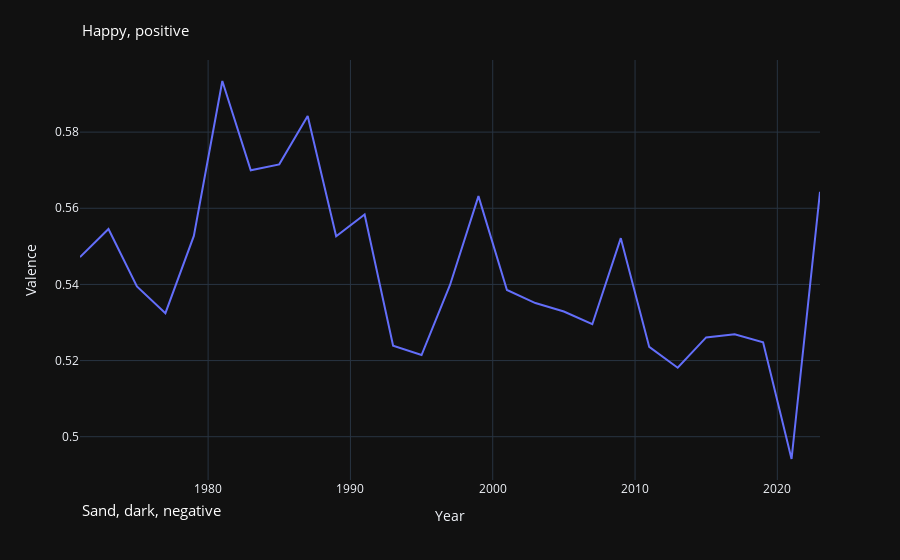

This figure's notebook cell:
### Markdown cell above
# release date valence for metal music

### Code cell
combinedDf["release_year"]=combinedDf["release_date"].apply(lambda e:e.split("-")[0])


tmp=combinedDf.loc[(combinedDf["artist_genre"]=="metal")&(combinedDf["release_year"]>="1970")]
tmp["release_year"].dropna()
df=tmp.set_index(pd.to_datetime(tmp['release_year'])).resample("2Y")["valence"].mean()
fig=px.line(df,y="valence")

fig.layout["xaxis"]["title"]="Year"
fig.layout["yaxis"]["title"]="Valence"
fig.add_annotation(dict(font=dict(color='white',size=15),
                                        x=0,
                                        y=-0.1,
                                        showarrow=False,
                                        text="Sand, dark, negative",
                                        textangle=0,
                                        xanchor='left',
                                        xref="paper",
                                        yref="paper"))
fig.add_annotation(dict(font=dict(color='white',size=15),
                                        x=0,
                                        y=1.1,
                                        showarrow=False,
                                        text="Happy, positive",
                                        textangle=0,
                                        xanchor='left',
                                        xref="paper",
                                        yref="paper"))
fig.show()

### Figure 1 — Plotly figure (JSON) as saved in the notebook; plotly's stock layout.template omitted (floating-point values rounded to 4 significant figures)
{"data": [{"hovertemplate": "release_year=%{x}<br>valence=%{y}<extra></extra>", "legendgroup": "", "line": {"color": "#636efa", "dash": "solid"}, "marker": {"symbol": "circle"}, "mode": "lines", "name": "", "orientation": "v", "showlegend": false, "x": ["1970-12-31T00:00:00", "1972-12-31T00:00:00", "1974-12-31T00:00:00", "1976-12-31T00:00:00", "1978-12-31T00:00:00", "1980-12-31T00:00:00", "1982-12-31T00:00:00", "1984-12-31T00:00:00", "1986-12-31T00:00:00", "1988-12-31T00:00:00", "1990-12-31T00:00:00", "1992-12-31T00:00:00", "1994-12-31T00:00:00", "1996-12-31T00:00:00", "1998-12-31T00:00:00", "2000-12-31T00:00:00", "2002-12-31T00:00:00", "2004-12-31T00:00:00", "2006-12-31T00:00:00", "2008-12-31T00:00:00", "2010-12-31T00:00:00", "2012-12-31T00:00:00", "2014-12-31T00:00:00", "2016-12-31T00:00:00", "2018-12-31T00:00:00", "2020-12-31T00:00:00", "2022-12-31T00:00:00"], "xaxis": "x", "y": [0.5472, 0.5545, 0.5395, 0.5324, 0.5527, 0.5934, 0.57, 0.5715, 0.5843, 0.5526, 0.5584, 0.5239, 0.5215, 0.5398, 0.5632, 0.5385, 0.5351, 0.5329, 0.5296, 0.5521, 0.5236, 0.5181, 0.5261, 0.5269, 0.5248, 0.4941, 0.5643], "yaxis": "y", "type": "scatter"}], "layout": {"xaxis": {"anchor": "y", "domain": [0.0, 1.0], "title": {"text": "Year"}}, "yaxis": {"anchor": "x", "domain": [0.0, 1.0], "title": {"text": "Valence"}}, "legend": {"tracegroupgap": 0}, "margin": {"t": 60}, "annotations": [{"font": {"color": "white", "size": 15}, "showarrow": false, "text": "Sand, dark, negative", "textangle": 0, "x": 0, "xanchor": "left", "xref": "paper", "y": -0.1, "yref": "paper"}, {"font": {"color": "white", "size": 15}, "showarrow": false, "text": "Happy, positive", "textangle": 0, "x": 0, "xanchor": "left", "xref": "paper", "y": 1.1, "yref": "paper"}]}}
